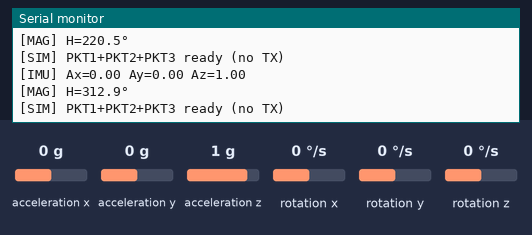
Recording of a sketch running on a simulated Arduino Uno, built with avr-gcc and run on an emulated ATmega328P. On the bench: the last lines printed to the serial monitor. The inputs (shaded band) are chosen by the test bench; at power-on: acceleration x 0 g, acceleration y 0 g, acceleration z 1 g, rotation x 0 °/s, rotation y 0 °/s, rotation z 0 °/s. Random numbers use the default seed unless the sketch sets one.

Above: at 1.2 s.
1.3 s: acceleration x set to -0.2 g
At 2.6 s:
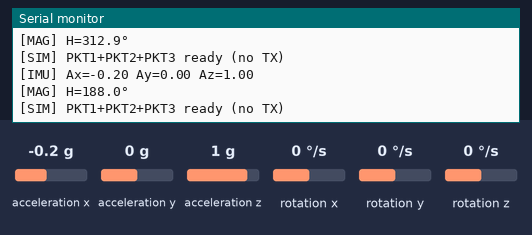
2.8 s: acceleration y set to -1.4 g
At 3.7 s:
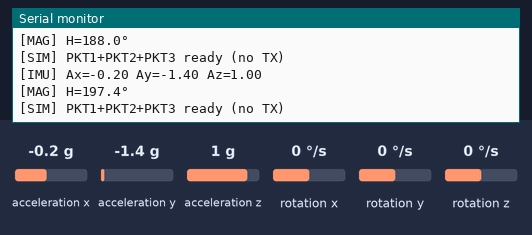
4.3 s: acceleration z set to -1.4 g
At 5.0 s:
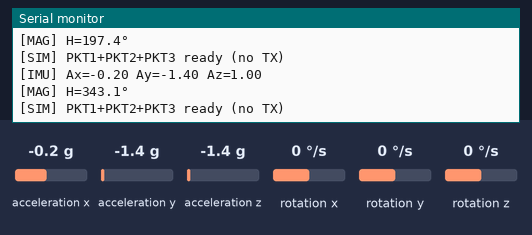
Timing chart, 0 to 7.3 s (numbered marks = the images above; inputs shaded):
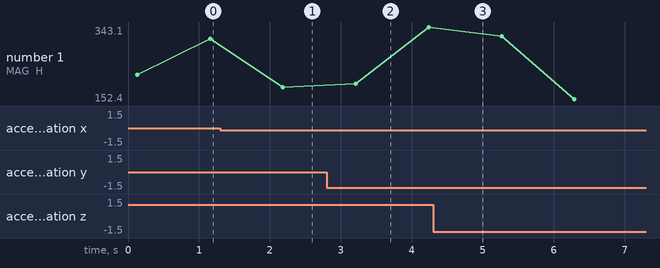

Measured:
- after the input at 1.3 s, the serial monitor: prints a new line after 0.85 s (image 1)
- after the input at 2.8 s, the serial monitor: prints a new line after 0.38 s (image 2)

The sketch:

sketch.ino.ino
```cpp
#include <Wire.h>
#include "config.h"
#include "structs.h"
#include "sensors_imu.h"
#include "sensors_mag.h"
#include "sd_logger.h"

// ─────────────────────────────────────────────────────────────
void setup() {
  Serial.begin(9600);
  Wire.begin();

  Serial.println(F("=== CubeSat Boot ==="));

  initMPU6050();
  initHMC5883L();

  Serial.println(F("=== All systems ready ==="));
}

// ─────────────────────────────────────────────────────────────
void loop() {

  // ══ Receive from Station A (dummy - no RF) ══════
  TX_Packet received;
  received.tempX10 = 250;   // 25.0°C dummy
  received.humX10  = 600;   // 60.0% dummy
  strncpy(received.mission, "TOUSHKA", sizeof(received.mission));
  received.mission[sizeof(received.mission) - 1] = '\0';

  // bool gotPacket = receiveTXPacket(received);  // RF معطّل

  // ══ Read onboard sensors ════════════════════════
  IMUData imu = readMPU6050();
  MagData mag = readHMC5883L();

  // ══ Dummy GPS data (no module) ══════════════════
  float dummyLat     = 22.7f;    // منطقة توشكا تقريباً
  float dummyLon     = 32.0f;
  int16_t dummySpeed = 0;

  // ══ Dummy ENV data (no BMP280) ══════════════════
  int16_t dummyPressure = 10132;  // ~1013.2 hPa x10

  // ══ Build outgoing packets ══════════════════════

  Packet1 p1;
  p1.id          = 1;
  p1.dhtTempX10  = received.tempX10;
  p1.dhtHumX10   = received.humX10;
  p1.accelXx1000 = imu.accelXx1000;
  p1.accelYx1000 = imu.accelYx1000;
  p1.accelZx1000 = imu.accelZx1000;
  p1.gyroXx10    = imu.gyroXx10;
  p1.gyroYx10    = imu.gyroYx10;
  p1.gyroZx10    = imu.gyroZx10;

  Packet2 p2;
  p2.id          = 2;
  p2.lat         = dummyLat;
  p2.lon         = dummyLon;
  p2.speedX10    = dummySpeed;
  p2.pressureX10 = dummyPressure;
  p2.sunAngleX10 = mag.sunAngleX10;

  Packet3 p3;
  p3.id         = 3;
  p3.magX       = mag.magX;
  p3.magY       = mag.magY;
  p3.magZ       = mag.magZ;
  p3.headingX10 = mag.headingX10;
  strncpy(p3.mission, received.mission, sizeof(p3.mission));
  p3.mission[sizeof(p3.mission) - 1] = '\0';

  // ══ Serial monitor output ════════════════════════
  Serial.print(F("[IMU] Ax="));  Serial.print(imu.accelXx1000 / 1000.0f, 2);
  Serial.print(F(" Ay="));       Serial.print(imu.accelYx1000 / 1000.0f, 2);
  Serial.print(F(" Az="));       Serial.println(imu.accelZx1000 / 1000.0f, 2);

  Serial.print(F("[MAG] H="));   Serial.print(mag.headingX10 / 10.0f, 1);
  Serial.println(F("°"));

  // sendPackets(p1, p2, p3);     // RF معطّل
  Serial.println(F("[SIM] PKT1+PKT2+PKT3 ready (no TX)"));

  // logData(millis(), p1, p2, p3);  // SD معطّل

  delay(1000);
}
```

sd_logger.h
```cpp
#pragma once
#include <SdFat.h>
#include "config.h"
#include "structs.h"

SdFat   sd;
SdFile  logFile;
bool    sdAvailable  = false;
uint8_t flushCounter = 0;

// ── Init — up to SD_MAX_RETRIES attempts, then continues ──────
// Opens MISSION.CSV and leaves it open for the full mission.
void initSD() {
  Serial.print(F("[INIT] SD card"));
  uint8_t attempts = 0;

  while (!sd.begin(SD_CS_PIN, SPI_HALF_SPEED)) {
    attempts++;
    Serial.print(F(" ."));
    delay(SD_RETRY_MS);
    if (attempts >= SD_MAX_RETRIES) {
      Serial.println(F(" UNAVAILABLE — continuing without logging"));
      return;
    }
  }

  // Write CSV header only if file doesn't exist yet
  // (preserves data across reboots if SD card stays inserted)
  bool isNewFile = !sd.exists("MISSION.CSV");

  // Open file once — stays open for entire mission
  if (!logFile.open("MISSION.CSV", O_WRITE | O_CREAT | O_AT_END)) {
    Serial.println(F(" OPEN FAILED — continuing without logging"));
    return;
  }

  if (isNewFile) {
    logFile.println(F("ms,dhtT,dhtH,aX,aY,aZ,gX,gY,gZ,"
                      "lat,lon,gAlt,spd,pres,bmpT,bmpAlt,"
                      "sunI,sunA,mX,mY,mZ,hdg,mission"));
    logFile.sync();                   // flush header immediately
  }

  sdAvailable = true;
  Serial.println(F(" OK"));
}

// ── Log — appends one CSV row, file stays open between calls ──
void logData(unsigned long timestamp,
             Packet1 &p1, Packet2 &p2, Packet3 &p3) {

  if (!sdAvailable) return;

  // If file was somehow closed (e.g. SPI glitch), attempt recovery
  if (!logFile.isOpen()) {
    Serial.println(F("[WARN] SD file closed unexpectedly — reinitializing"));
    sdAvailable = false;
    initSD();
    return;
  }

  // ── Write CSV row ─────────────────────────────────────────

  // Timestamp
  logFile.print(timestamp);                                     logFile.print(',');

  // PKT1 — DHT11 + MPU6050 (decode scaled integers)
  logFile.print(p1.dhtTempX10  / 10.0f,   1);                  logFile.print(',');
  logFile.print(p1.dhtHumX10   / 10.0f,   1);                  logFile.print(',');
  logFile.print(p1.accelXx1000 / 1000.0f, 2);                  logFile.print(',');
  logFile.print(p1.accelYx1000 / 1000.0f, 2);                  logFile.print(',');
  logFile.print(p1.accelZx1000 / 1000.0f, 2);                  logFile.print(',');
  logFile.print(p1.gyroXx10    / 10.0f,   1);                  logFile.print(',');
  logFile.print(p1.gyroYx10    / 10.0f,   1);                  logFile.print(',');
  logFile.print(p1.gyroZx10    / 10.0f,   1);                  logFile.print(',');

  // PKT2 — GPS + BMP280 + Sun
  logFile.print(p2.lat,                    5);                  logFile.print(',');
  logFile.print(p2.lon,                    5);                  logFile.print(',');
  logFile.print(p2.gpsAlt);                                     logFile.print(',');
  logFile.print(p2.speedX10    / 10.0f,   1);                  logFile.print(',');
  logFile.print(p2.pressureX10 / 10.0f,   1);                  logFile.print(',');
  logFile.print(p2.bmpTempX100 / 100.0f,  2);                  logFile.print(',');
  logFile.print(p2.bmpAlt);                                     logFile.print(',');
  logFile.print(p2.sunIntensity);                               logFile.print(',');
  logFile.print(p2.sunAngleX10 / 10.0f,   1);                  logFile.print(',');

  // PKT3 — Magnetometer + Mission
  logFile.print(p3.magX);                                       logFile.print(',');
  logFile.print(p3.magY);                                       logFile.print(',');
  logFile.print(p3.magZ);                                       logFile.print(',');
  logFile.print(p3.headingX10  / 10.0f,   1);                  logFile.print(',');
  logFile.println(p3.mission);

  // ── Sync every SD_FLUSH_EVERY cycles ──────────────────────
  // Commits buffered data to card without closing the file.
  // FAT is only updated here — not on every write.
  flushCounter++;
  if (flushCounter >= SD_FLUSH_EVERY) {
    logFile.sync();
    flushCounter = 0;
  }
}
```

sensors_imu.cpp
```cpp
#include "sensors_imu.h"

// ── Object definition ─────────────────────────────────────────
MPU6050 mpu;

// ── Init — retries until MPU6050 responds ─────────────────────
void initMPU6050() {
  Serial.print(F("[INIT] MPU6050"));
  mpu.initialize();
  while (!mpu.testConnection()) {
    Serial.print(F(" ."));
    delay(SENSOR_RETRY_MS);
    mpu.initialize();
  }
  Serial.println(F(" OK"));
}

// ── Read — returns scaled integers, re-inits on bad data ──────
IMUData readMPU6050() {
  IMUData d = {0, 0, 0, 0, 0, 0};

  int16_t ax, ay, az, gx, gy, gz;
  mpu.getMotion6(&ax, &ay, &az, &gx, &gy, &gz);

  float accelX = ax / 16384.0f;
  float accelY = ay / 16384.0f;
  float accelZ = az / 16384.0f;
  float gyroX  = gx / 131.0f;
  float gyroY  = gy / 131.0f;
  float gyroZ  = gz / 131.0f;

  bool accelBad = (accelX < -4.0f || accelX > 4.0f ||
                   accelY < -4.0f || accelY > 4.0f ||
                   accelZ < -4.0f || accelZ > 4.0f);
  bool gyroBad  = (gyroX < -300.0f || gyroX > 300.0f ||
                   gyroY < -300.0f || gyroY > 300.0f ||
                   gyroZ < -300.0f || gyroZ > 300.0f);

  if (accelBad || gyroBad) {
    Serial.println(F("[WARN] MPU6050 bad read — reinitializing"));
    initMPU6050();
    return d;
  }

  d.accelXx1000 = (int16_t)(accelX * SCALE_ACCEL);
  d.accelYx1000 = (int16_t)(accelY * SCALE_ACCEL);
  d.accelZx1000 = (int16_t)(accelZ * SCALE_ACCEL);
  d.gyroXx10    = (int16_t)(gyroX  * SCALE_GYRO);
  d.gyroYx10    = (int16_t)(gyroY  * SCALE_GYRO);
  d.gyroZx10    = (int16_t)(gyroZ  * SCALE_GYRO);
  return d;
}
```

sensors_imu.h
```cpp
#pragma once
#include <MPU6050.h>
#include "config.h"

// ── Struct ────────────────────────────────────────────────────
struct IMUData {
  int16_t accelXx1000;
  int16_t accelYx1000;
  int16_t accelZx1000;
  int16_t gyroXx10;
  int16_t gyroYx10;
  int16_t gyroZx10;
};

// ── Object (defined in sensors_imu.cpp) ───────────────────────
extern MPU6050 mpu;

// ── Function declarations ──────────────────────────────────────
void    initMPU6050();
IMUData readMPU6050();
```

sensors_mag.h
```cpp
#pragma once
#include "config.h"

struct MagData {
  int16_t  magX;
  int16_t  magY;
  int16_t  magZ;
  uint16_t headingX10;
  int16_t  sunAngleX10;
};

void initHMC5883L() {
  Serial.println(F("[INIT] HMC5883L (simulated)"));
}

MagData readHMC5883L() {
  MagData d;

  // Fake mag raw values
  d.magX = random(-300, 300);
  d.magY = random(-300, 300);
  d.magZ = random(-300, 300);

  // Heading من 0 لـ 360
  float heading = atan2((float)d.magY, (float)d.magX) * (180.0f / PI);
  if (heading < 0.0f) heading += 360.0f;

  // Sun angle offset
  float sunOffset = heading - SUN_AZIMUTH;
  if (sunOffset >  180.0f) sunOffset -= 360.0f;
  if (sunOffset < -180.0f) sunOffset += 360.0f;

  d.headingX10  = (uint16_t)(heading  * SCALE_HEADING);
  d.sunAngleX10 = (int16_t)(sunOffset * SCALE_SUN_ANGLE);

  return d;
}
```

structs.h
```cpp
#pragma once
#include <stdint.h>

// ═══════════════════════════════════════════════════════════════
//  Byte budgets (NRF max = 32 bytes per packet):
//  TX_Packet : 24 bytes
//  Packet1   : 17 bytes
//  Packet2   : 22 bytes
//  Packet3   : 29 bytes
// ═══════════════════════════════════════════════════════════════

// ── Incoming from Station A ───────────────────────────────────
// 2 + 2 + 20 = 24 bytes
struct TX_Packet {
  int16_t tempX10;
  int16_t humX10;
  char    mission[20];
};

// ── PKT1: DHT11 + MPU6050 ─────────────────────────────────────
// 1 + 2+2 + 2+2+2 + 2+2+2 = 17 bytes
struct Packet1 {
  uint8_t id;
  int16_t dhtTempX10;
  int16_t dhtHumX10;
  int16_t accelXx1000;
  int16_t accelYx1000;
  int16_t accelZx1000;
  int16_t gyroXx10;
  int16_t gyroYx10;
  int16_t gyroZx10;
};

// ── PKT2: GPS + BMP280 + Sun ──────────────────────────────────
// 1 + 4+4 + 2+2 + 2+2+2 + 1+2 = 22 bytes
struct Packet2 {
  uint8_t  id;
  float    lat;
  float    lon;
  int16_t  gpsAlt;
  int16_t  speedX10;
  uint16_t pressureX10;
  int16_t  bmpTempX100;
  int16_t  bmpAlt;
  uint8_t  sunIntensity;
  int16_t  sunAngleX10;
};

// ── PKT3: Magnetometer + Mission flag ─────────────────────────
// 1 + 2+2+2 + 2 + 20 = 29 bytes
struct Packet3 {
  uint8_t  id;
  int16_t  magX;
  int16_t  magY;
  int16_t  magZ;
  uint16_t headingX10;
  char     mission[20];
};
```

config.h
```cpp
#pragma once

#define DEBUG

// -- NRF24L01 pins ---------------------------------------------
#define NRF_CE_PIN          9
#define NRF_CSN_PIN         10

// -- SD card CS pin (shares SPI bus D11/D12/D13 with NRF) ------
#define SD_CS_PIN           8

// -- GPS SoftwareSerial pins -----------------------------------
#define GPS_RX_PIN          4
#define GPS_TX_PIN          3
#define GPS_BAUD            9600

// -- BPW34 photodiode analog pin -------------------------------
//#define BPW34_PIN           A0

// -- I2C addresses ---------------------------------------------
#define HMC5883L_ADDR       0x1E
#define BMP280_ADDR         0x76

// -- NRF pipe addresses ----------------------------------------
const byte ADDRESS_A[6] = "KAMAL";
const byte ADDRESS_B[6] = "KEMAL";

// -- Timing (milliseconds) -------------------------------------
#define RX_WINDOW_MS        50UL
#define GPS_WINDOW_MS       50UL
#define PKT_GAP_MS          10UL
#define MODE_SETTLE_MS      10UL
#define SENSOR_RETRY_MS     500UL
#define SD_RETRY_MS         1000UL
#define SD_MAX_RETRIES      10
#define SD_FLUSH_EVERY      10

// -- Sun simulation --------------------------------------------

#define SUN_AZIMUTH         180.0f

// -- Scale factors for integer compression ---------------------
#define SCALE_ACCEL         1000
#define SCALE_GYRO          10
#define SCALE_DHT           10
#define SCALE_PRESSURE      10
#define SCALE_BMP_TEMP      100
#define SCALE_SPEED         10
#define SCALE_HEADING       10
#define SCALE_SUN_ANGLE     10
```
